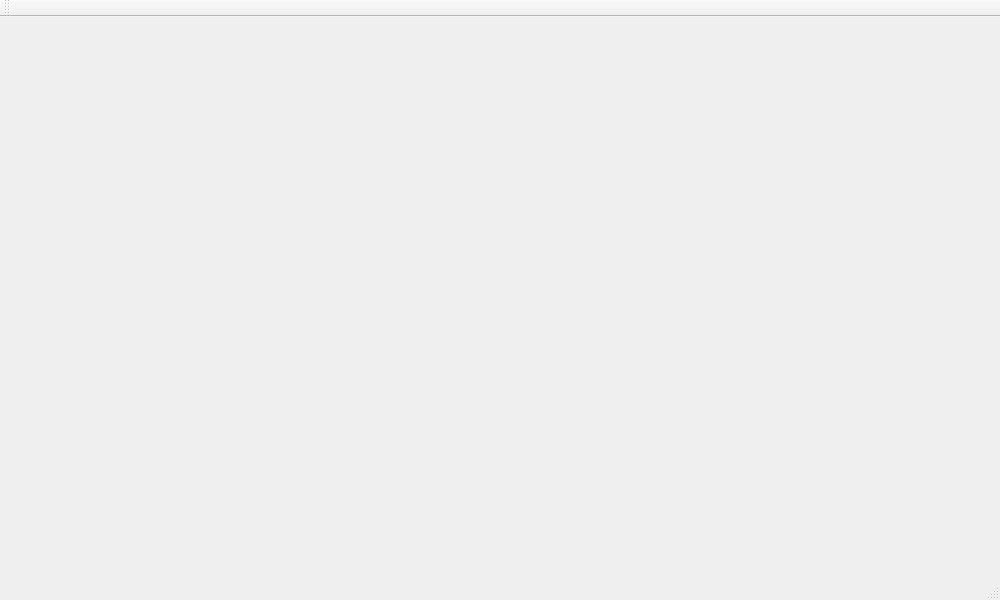
<?xml version="1.0" encoding="UTF-8"?>
<ui version="4.0">
 <class>Grafice</class>
 <widget class="QMainWindow" name="Grafice">
  <property name="geometry">
   <rect>
    <x>0</x>
    <y>0</y>
    <width>1000</width>
    <height>600</height>
   </rect>
  </property>
  <property name="windowTitle">
   <string>Grafice</string>
  </property>
  <widget class="QWidget" name="centralWidget">
   <widget class="QCustomPlot" name="grafic" native="true">
    <property name="geometry">
     <rect>
      <x>0</x>
      <y>0</y>
      <width>1000</width>
      <height>541</height>
     </rect>
    </property>
   </widget>
  </widget>
  <widget class="QMenuBar" name="menuBar">
   <property name="geometry">
    <rect>
     <x>0</x>
     <y>0</y>
     <width>1000</width>
     <height>21</height>
    </rect>
   </property>
  </widget>
  <widget class="QToolBar" name="mainToolBar">
   <attribute name="toolBarArea">
    <enum>TopToolBarArea</enum>
   </attribute>
   <attribute name="toolBarBreak">
    <bool>false</bool>
   </attribute>
  </widget>
  <widget class="QStatusBar" name="statusBar"/>
 </widget>
 <layoutdefault spacing="6" margin="11"/>
 <customwidgets>
  <customwidget>
   <class>QCustomPlot</class>
   <extends>QWidget</extends>
   <header>qcustomplot.h</header>
   <container>1</container>
  </customwidget>
 </customwidgets>
 <resources/>
 <connections/>
</ui>
